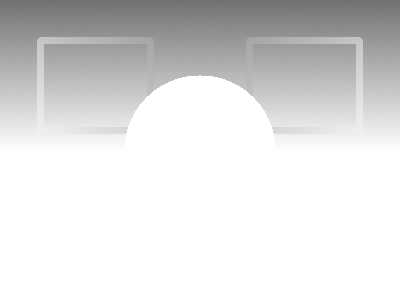
#> input picture 03_image_arithmetic/outputs/03_addition.png, 400 x 300 px
$ python practical_03.py --input outputs/03_addition.png
#> lines starting #> are read from the running program, lines starting #| are printed output that depends on the picture
import argparse
from pathlib import Path

import cv2
import numpy as np


def ensure_gray(image):
    return cv2.cvtColor(image, cv2.COLOR_BGR2GRAY) if image.ndim == 3 else image

def save(path, image):
    cv2.imwrite(str(path), image)

def load_or_create(path: Path, size=(300, 400)):
#> called with size = (300, 400)
    image = cv2.imread(str(path)) if path else None
#> image is the input picture: shape (300, 400, 3); min 113, max 255, mean 221.9
    if image is not None:
        return image
    h, w = size
    y, x = np.indices((h, w))
    image = np.zeros((h, w, 3), dtype=np.uint8)
    image[..., 0] = (x * 255 // w).astype(np.uint8)
    image[..., 1] = ((x + y) * 255 // (w + h)).astype(np.uint8)
    image[..., 2] = (y * 255 // h).astype(np.uint8)
    cv2.circle(image, (w // 2, h // 2), 75, (255, 255, 255), -1)
    cv2.rectangle(image, (40, 40), (150, 130), (0, 0, 255), 5)
    return image

def practical_03(image, out):
    gray = ensure_gray(image)
    second = cv2.flip(gray, 1)
    save(out / "03_addition.png", cv2.add(gray, second))
#> in save, `cv2.imwrite(str(path), image)`:
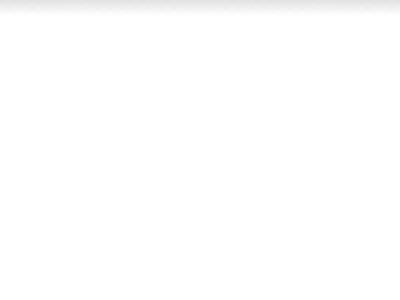
#> saved as 03_addition.png: shape (300, 400); min 226, max 255, mean 254.2
    save(out / "03_subtraction.png", cv2.subtract(gray, second))
    save(out / "03_mean.png", np.full_like(gray, int(np.mean(gray))))

    brighter = np.clip(gray.astype(np.float32) + 40, 0, 255).astype(np.uint8)
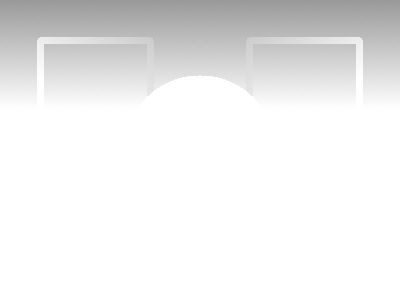
#> brighter: shape (300, 400); min 153, max 255, mean 237.4
    darker = np.clip(gray.astype(np.float32) - 40, 0, 255).astype(np.uint8)
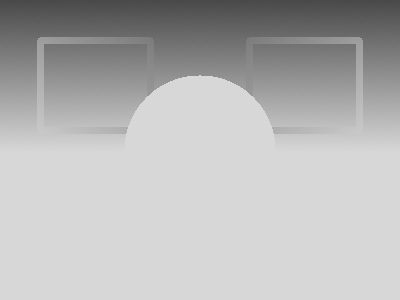
#> darker: shape (300, 400); min 73, max 215, mean 181.9
    save(out / "03_brighter_mean.png", brighter)
    save(out / "03_darker_mean.png", darker)


def main():
    parser = argparse.ArgumentParser(description="DIP Practical 03: Image Arithmetic")
    parser.add_argument("--input", type=Path, default=None, help="Optional input image path")
    parser.add_argument("--output", type=Path, default=Path(__file__).resolve().parent / "outputs")
    args = parser.parse_args()

    args.output.mkdir(parents=True, exist_ok=True)
    image = load_or_create(args.input)
    practical_03(image, args.output)
    print(f"Practical 03 completed. Results: {args.output.resolve()}")


if __name__ == "__main__":
    main()
